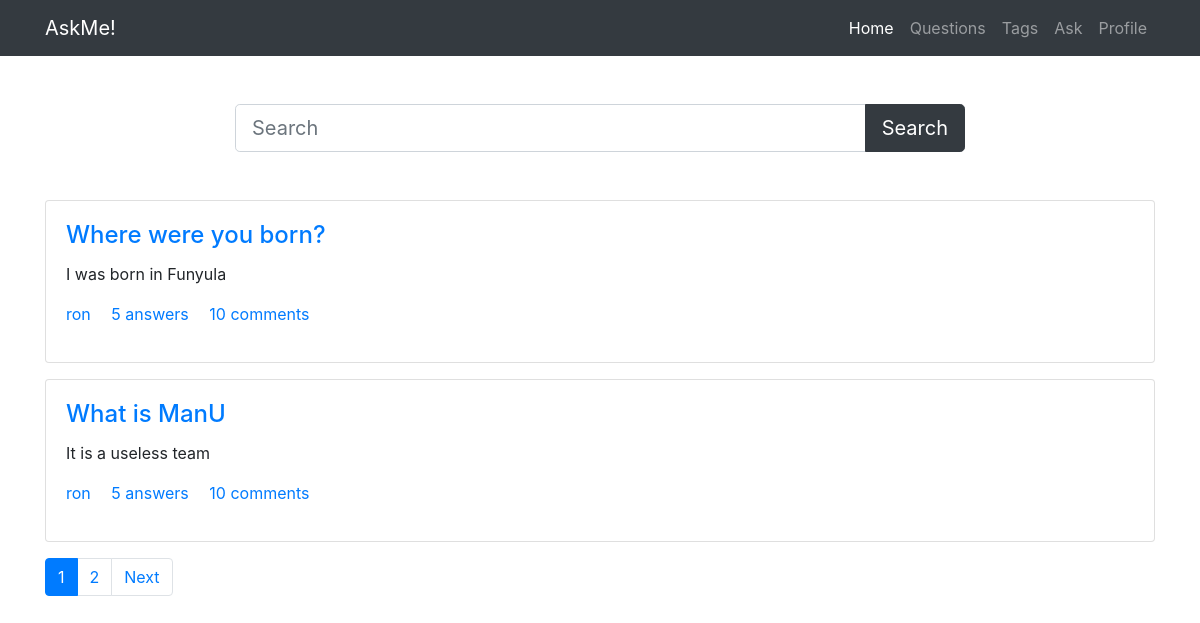
The page / on the database its author committed.
### main/models.py (models this page shows, shortened)
class Question(models.Model):
    user=models.ForeignKey(User,on_delete=models.CASCADE)
    title=models.CharField(max_length=200)
    detail=models.TextField()
    tags=models.TextField(default='')
    add_time=models.DateTimeField(auto_now_add=True)

### main/views.py (the view)
# urls.py: path('', include('main.urls')),
def main(request):
    if 'q' in request.GET:
        q=request.GET['q']
        quests=Question.objects.filter(title__icontains = q).order_by('-id')
    else:
        quests=Question.objects.all().order_by('-id')
    paginator=Paginator(quests,2)
    page_num=request.GET.get('page',1)
    quests=paginator.page(page_num)
    return render(request,'home.html',{'quest':quests})

### main/templates/home.html (shortened to what this page needs)
<!DOCTYPE html>
<html lang="en">
<head>
    <link rel="stylesheet"
    href="https://cdn.jsdelivr.net/npm/bootstrap@4.0.0/dist/css/bootstrap.min.css"
>
</head>
<body>
    <nav class="navbar navbar-expand-lg navbar-dark bg-dark">
    <div class="container">
        <a class="navbar-brand" href="#">AskMe!</a>
        <div class="collapse navbar-collapse" id="navbarNav">
          <ul class="navbar-nav ml-auto">
            <li class="nav-item active">
              <a class="nav-link" href="#">Home </a>
            </li>
            <li class="nav-item">
              <a class="nav-link" href="#">Questions</a>
            </li>
            <li class="nav-item">
                <a class="nav-link" href="#">Tags</a>
              </li>
            <li class="nav-item">
              <a class="nav-link" href="#">Ask</a>
            </li>
            <li class="nav-item">
                <a class="nav-link" href="#">Profile</a>
              </li>
          </ul>
        </div>
        </div>
      </nav>
      <div class="container py-5">
        <div class="row">
            <div class="col-md-8 offset-2">
                <form >
                <div class="input-group ">
                    <input type="text" name="q" class="form-control form-control-lg" placeholder="Search"
                    />
                    <div class="input-group-append">
                      <button class="btn btn-dark btn-lg" type="submit">Search</button>
                    </div>
                  </div>
                </form>
            </div>
        </div>
      </div>
       <div class="container">
        {%for quest in quest%}
            <div class="card mb-3">
                <div class="card-body">
                    <h4 class="card-title"><a href="/detail/{{quest.id}}">{{quest.title}}</a></h4>
                    <p class="card-text">{{quest.detail}}</p>
                    <p>
                        <a href="#" class="mr-3">{{quest.user.username}}</a>
                        <a href="#" class="mr-3">5 answers</a>
                        <a href="#" class="mr-3">10 comments</a>
                    </p>
                </div>
            </div>
        {% endfor %}
       </div>
  <nav class="my-3 container">
    <ul class="pagination">
        {% for i in quest.paginator.page_range %}
        {% if quest.number == i %}
        <li class="page-item active "><a class="page-link" href="#">{{i}}</a></li>
        {% else %}
        <li class="page-item  "><a class="page-link" href="?page={{i}}">{{i}}</a></li>
        {% endif %}
       {% endfor %}
      {% if quest.has_next %}
      <li class="page-item"><a class="page-link" href="?page={{quest.next_page_number}}">Next</a></li>
      {% endif %}
    </ul>
  </nav>
</body>
</html>

### rows shown on the page
Question: title "Where were you born?", detail "I was born in Funyula", user.username "ron"
Question: title "What is ManU", detail "It is a useless team", user.username "ron"

### other values the page prints
{{ i }} "1"
{{ i }} "2"
